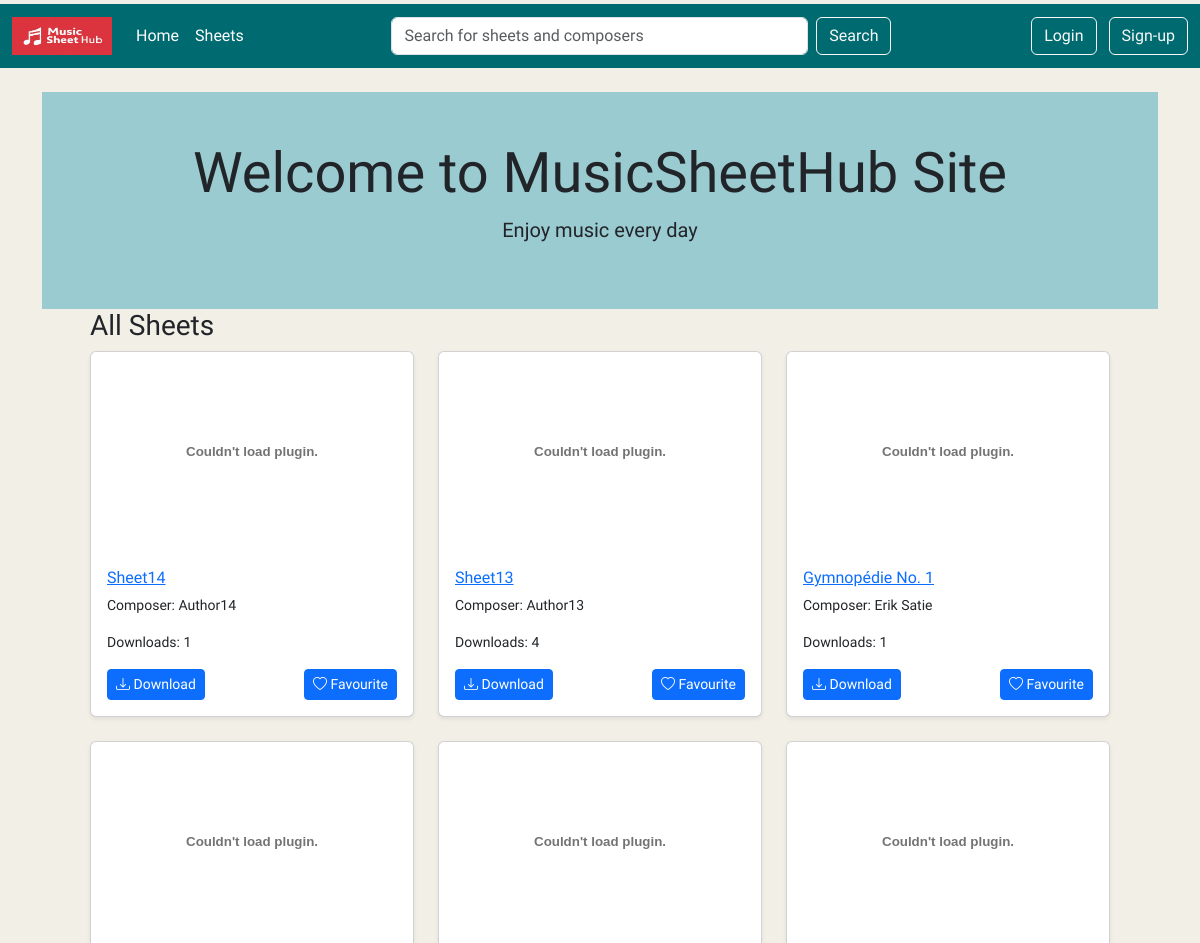
Page /sheets (upper part) on the earlier database version.
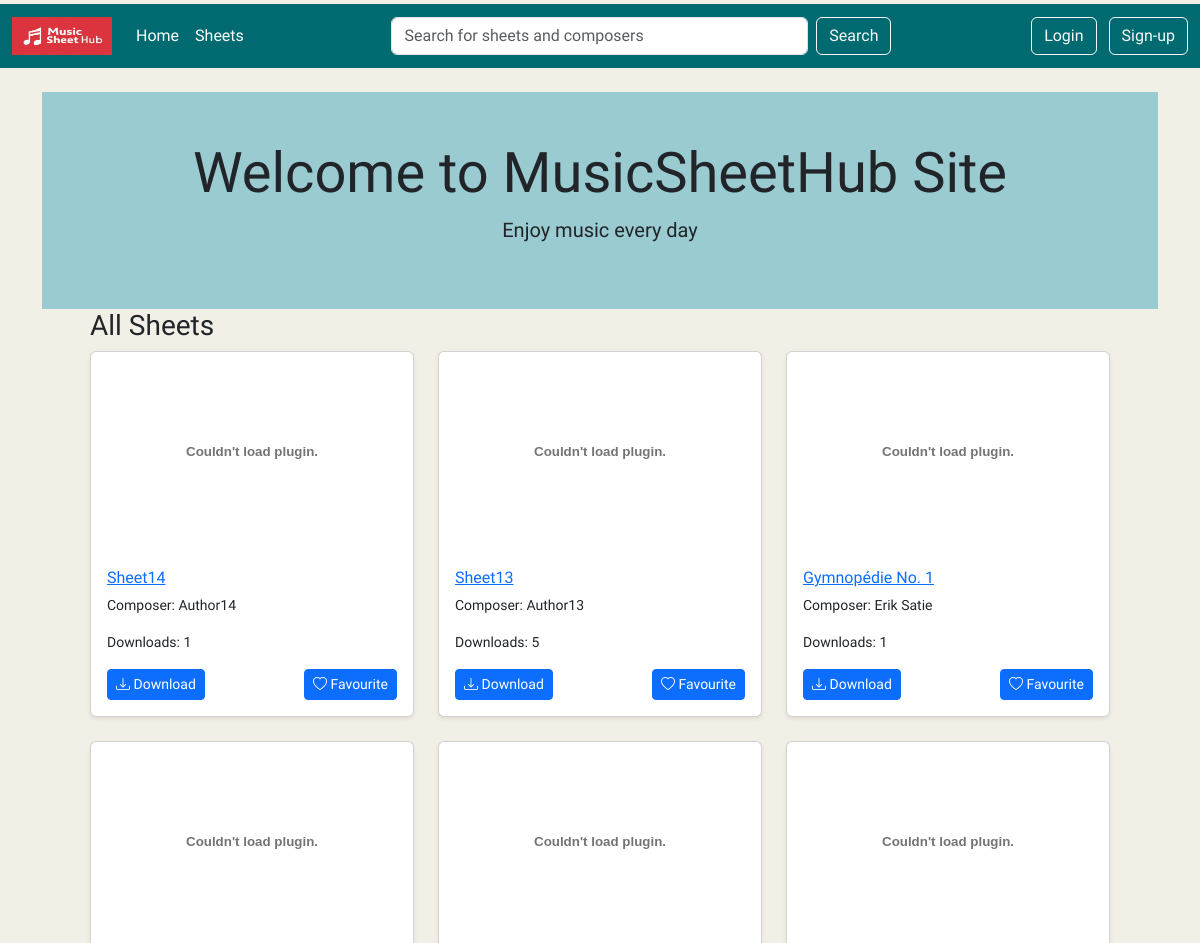
Same page on the later database version.
### tables this page shows
CREATE TABLE Sheets (id INTEGER PRIMARY KEY AUTOINCREMENT, sheetname TEXT (50), composer TEXT (50), instrument TEXT (50), filename TEXT (50), uploader_id INTEGER REFERENCES Users (id), download_count INTEGER DEFAULT (0), created_at TEXT DEFAULT (CURRENT_TIMESTAMP));

### app.py (the view)
@app.route('/sheets')
def sheets():
    page = request.args.get('page', 1, type=int)
    per_page = 12
    offset = (page - 1) * per_page
    db = get_db()
    cursor = db.cursor()
    cursor.execute('''
        SELECT id, filename, sheetname, composer, instrument, download_count
        FROM sheets
        ORDER BY created_at DESC
        LIMIT ? OFFSET ?''', (per_page, offset))
    results = cursor.fetchall()
    cursor.execute("SELECT COUNT(*) FROM sheets")
    total_sheets = cursor.fetchone()[0]
    total_pages = (total_sheets + per_page - 1) // per_page
    return render_template(
        'sheets.html', sheets=results, page=page, total_pages=total_pages)

### app.py (called while the page is built)
def get_db():
    db = getattr(g, '_database', None)
    if db is None:
        db = g._database = sqlite3.connect(DATABASE)
    return db

@app.teardown_appcontext
def close_connection(exception):
    db = getattr(g, '_database', None)
    if db is not None:
        db.close()

### templates/sheets.html (shortened to what this page needs)
{% extends 'base.html' %}
{% block content %}
<header class="py-5 text-center" style="background-color: #9ACBD0;">
    <div class="container">
        <h1 class="display-4">Welcome to MusicSheetHub Site</h1>
        <p class="lead">Enjoy music every day</p>
    </div>
 </header>
 <div class="container px-4 px-md-5">
    <h3>All Sheets</h3>
    <div class="row row-cols-1 row-cols-md-3 g-4">
        {% for sheet in sheets %}
            <div class="col">
                <div class="card h-100 shadow-sm">
                    {% set ext = sheet[1].split('.')[-1].lower() %}
                    {% if ext in ['jpg', 'jpeg', 'png', 'gif'] %}
                    <img src="{{ url_for('preview_file', filename=sheet[1]) }}" class="card-img-top" alt="Sheet Thumbnail"
                        style="height: 200px; object-fit: cover;">
                    {% elif ext == 'pdf' %}
                    <embed src="{{ url_for('preview_file', filename=sheet[1]) }}" type="application/pdf" width="100%"
                        height="200px" />
                    {% endif %}
                    <div class="card-body">
                        <a href="{{ url_for('sheet_detail', sheet_id=sheet[0]) }}">
                            <h6 class="card-title text-truncate">{{ sheet[2] }}</h6>
                        </a>
                        <p class="card-text small">Composer: {{ sheet[3] or "N/A" }}</p>
                        <p class="card-text small">Downloads: {{ sheet[5] }}</p>
                        <div class="d-flex justify-content-between mt-3">
                            <a href="{{ url_for('download_file', sheet_id=sheet[0]) }}" class="btn btn-sm btn-primary">
                            <i class="bi bi-download"></i> Download
                            </a>
                            <a href="{{ url_for('favourite_file', sheet_id=sheet[0]) }}" class="btn btn-sm btn-primary">
                            <i class="bi bi-heart"></i> Favourite
                            </a>
                        </div>
                    </div>
                </div>
            </div>
        {% endfor %}
    </div>
</div>
{% endblock %}

Differences in the rows shown:
changed Sheets "Sheet13": download_count "4" → "5"
